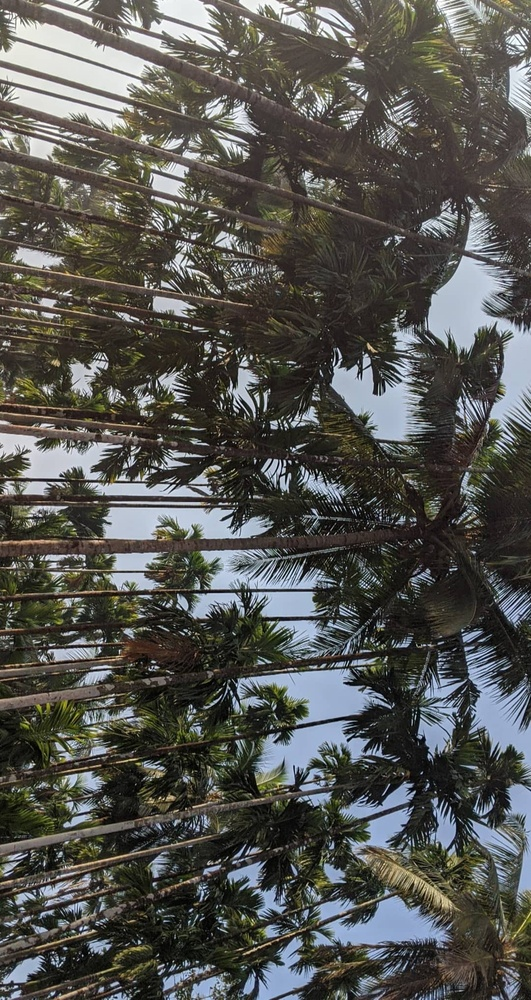
#> input picture test-data/Images/Authentic/IAVFD_Au_1.jpg, 531 x 1000 px, shrunk from 1080 x 2034 before the run
$ python -i noise_variance.py   (imports and definitions only)   (older library calls are emulated)
#> lines starting #> are read from the running program, lines starting #| are printed output that depends on the picture
import sys
import math
import numpy as np
import cv2

from PIL import Image
from scipy import signal
from sklearn.cluster import KMeans
from skimage.restoration import estimate_sigma

def estimate_noise(I):
    H, W = I.shape

    M = [[1, -2, 1], [-2, 4, -2], [1, -2, 1]]

    sigma = np.sum(np.sum(np.absolute(signal.convolve2d(I, M))))
    sigma = sigma * math.sqrt(0.5 * math.pi) / (6 * (W-2) * (H-2))

    return sigma

def estimate_noise_wavelet(I):
    """
    Estimate noise using wavelet-based method from skimage
    More accurate for natural images
    """
    return estimate_sigma(I, multichannel=False, average_sigmas=True)

def estimate_noise_pca(I):
    """
    PCA-based noise estimation
    Better for textured regions
    """
    # Convert to float
    I_float = I.astype(np.float32) / 255.0

    # Create patches
    patches = []
    step = 4
    for i in range(0, I.shape[0] - 7, step):
        for j in range(0, I.shape[1] - 7, step):
            patch = I_float[i:i+8, j:j+8]
            patches.append(patch.flatten())

    if len(patches) < 10:  # Not enough patches
        return 0

    patches = np.array(patches)

    # Compute covariance matrix
    cov = np.cov(patches, rowvar=False)

    # Get eigenvalues
    eigenvalues = np.linalg.eigvalsh(cov)

    # Noise variance is estimated as the smallest eigenvalue
    noise_var = max(0, np.min(eigenvalues))

    return np.sqrt(noise_var)

def detect(input, blockSize=32):
    # Load image and convert to grayscale
#> called with blockSize = 32
    try:
        im = Image.open(input)
#> im is the input picture: PIL image 531x1000 RGB; mean R, G, B 85.3, 85.3, 81.2
        # Convert to binary (1-bit) mode
        im_binary = im.convert('1')
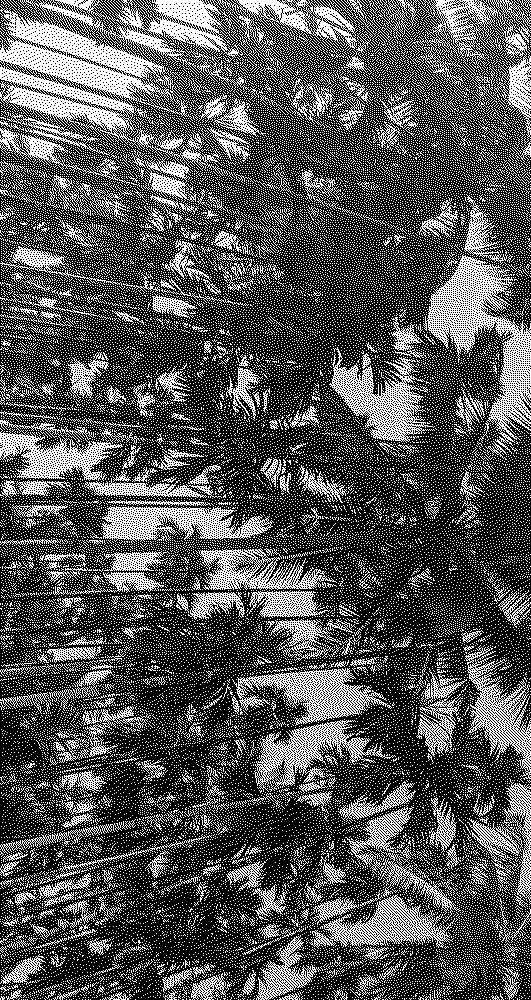
#> im_binary: PIL image 531x1000 1; 33% white in thin lines or dots
        # Also create a grayscale version for additional analysis
        im_gray = im.convert('L')
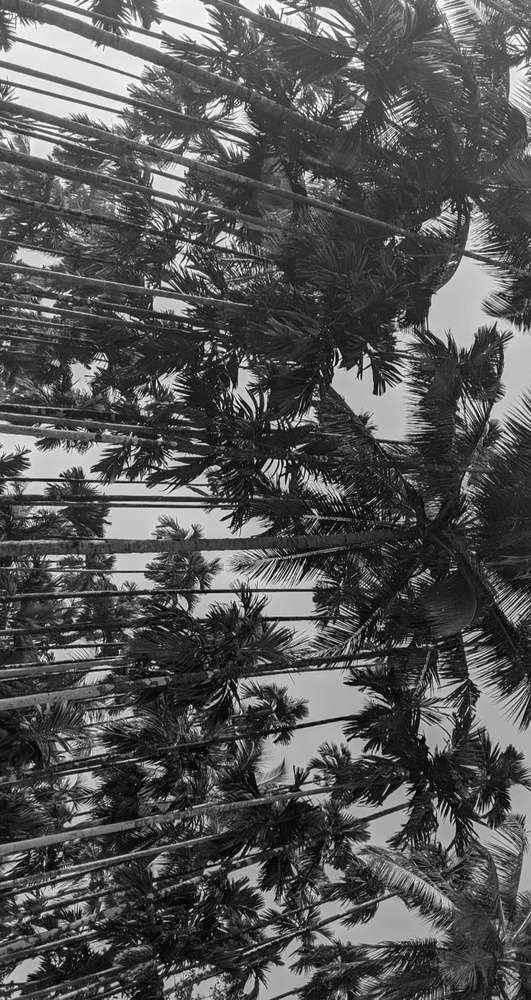
#> im_gray: PIL image 531x1000 L; min 0, max 255, mean 84.8

        # Convert to numpy arrays
        img_binary = np.array(im_binary)
        img_gray = np.array(im_gray)
    except Exception as e:
        print(f"Error loading image: {e}")
        return False

    blocks_binary = []
    blocks_gray = []

    imgwidth, imgheight = im.size
#> imgwidth = 531; imgheight = 1000

    # break up image into NxN blocks, N = blockSize
    for i in range(0, imgheight, blockSize):
        for j in range(0, imgwidth, blockSize):
            # Ensure we don't go out of bounds
            if i + blockSize <= imgheight and j + blockSize <= imgwidth:
                box = (j, i, j+blockSize, i+blockSize)
                # Binary blocks
                b_binary = im_binary.crop(box)
                a_binary = np.asarray(b_binary).astype(int)
                blocks_binary.append(a_binary)

                # Grayscale blocks
                b_gray = im_gray.crop(box)
                a_gray = np.asarray(b_gray).astype(int)
                blocks_gray.append(a_gray)
#> after the loop, blocks_binary = 496 items; blocks_gray = 496 items

    # Original method: Laplacian noise estimation on binary image
    variances_laplacian = []
    for block in blocks_binary:
        variances_laplacian.append([estimate_noise(block)])
#> this loop made 496 passes
#> sigma in estimate_noise on passes 1 to 3: 0.759, 0.742, 0.725
#> after the loop, variances_laplacian = 496 items, first 6: [0.759], [0.742], [0.725], [0.912], [0.761], [0.362]

    # Additional method 1: Wavelet-based noise estimation on grayscale
    variances_wavelet = []
    for block in blocks_gray:
        variances_wavelet.append([estimate_noise_wavelet(block)])
#> after the loop, variances_wavelet = 496 items, first 6: [5.22], [2.83], [5.32], [6.2], [6.43], [1.08]

    # Additional method 2: PCA-based noise estimation on grayscale
    variances_pca = []
    for block in blocks_gray:
        variances_pca.append([estimate_noise_pca(block)])
#> this loop made 496 passes
#> pass 1, in estimate_noise_pca, `I_float = I.astype(np.float32) / 255.0`:
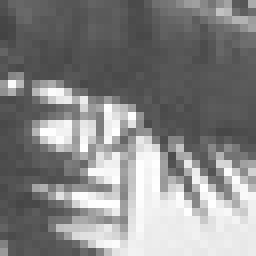
#> I_float: shape (32, 32) float32 (shown 8 times larger); min 0.263, max 1, mean 0.524
#> pass 1, in estimate_noise_pca, `patches = np.array(patches)`:
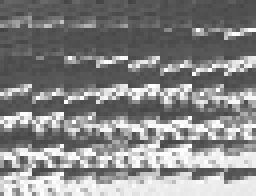
#> patches: shape (49, 64) float32 (shown 4 times larger); min 0.263, max 1, mean 0.528
#> pass 1, in estimate_noise_pca, `cov = np.cov(patches, rowvar=False)`:
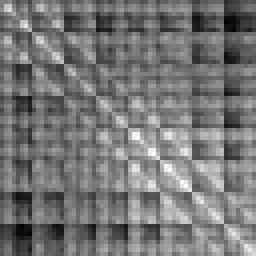
#> cov: shape (64, 64) float64 (shown 4 times larger); min 0.000347, max 0.0774, mean 0.0363; drawn with min black and max white
#> pass 2, in estimate_noise_pca (call 2), `I_float = I.astype(np.float32) / 255.0`:
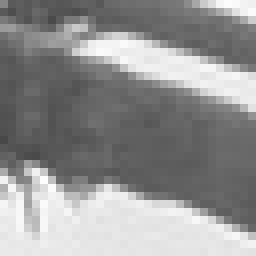
#> I_float: shape (32, 32) float32 (shown 8 times larger); min 0.282, max 0.992, mean 0.573
#> after the loop, variances_pca = 496 items, first 6: [0], [0], [0], [0], [0], [0]

    # Combine all features for better clustering
    combined_features = np.hstack((
        np.array(variances_laplacian),
        np.array(variances_wavelet),
        np.array(variances_pca)
    ))
#> combined_features = 496 rows, first 8: [0.759, 5.22, 0], [0.742, 2.83, 0], [0.725, 5.32, 0], [0.912, 6.2, 0], [0.761, 6.43, 0], [0.362, 1.08, 0], [0.602, 4.69, 0], [0.789, 6.09, 0]

    # Apply K-means clustering with combined features
    kmeans = KMeans(n_clusters=2, random_state=0).fit(combined_features)
    centers = kmeans.cluster_centers_
#> centers = [[0.633, 5.28, 0], [0.638, 11.2, 0]]

    # Calculate distances between cluster centers for each method
    dist_laplacian = abs(centers[0][0] - centers[1][0])
#> dist_laplacian = 0.00554
    dist_wavelet = abs(centers[0][1] - centers[1][1])
#> dist_wavelet = 5.92
    dist_pca = abs(centers[0][2] - centers[1][2])
#> dist_pca = 0

    # Weighted decision based on all methods
    threshold_laplacian = 0.4
    threshold_wavelet = 0.1
    threshold_pca = 0.05

    # Count how many methods indicate forgery
    forgery_count = 0
    if dist_laplacian > threshold_laplacian:
        forgery_count += 1
    if dist_wavelet > threshold_wavelet:
        forgery_count += 1
    if dist_pca > threshold_pca:
        forgery_count += 1

    # If at least 2 methods indicate forgery, consider it forged
    return forgery_count >= 2

>>> result = detect('../../test-data/Images/Authentic/IAVFD_Au_1.jpg')

$ run again, on test-data/Images/Authentic/IAVFD_Au_10.jpg
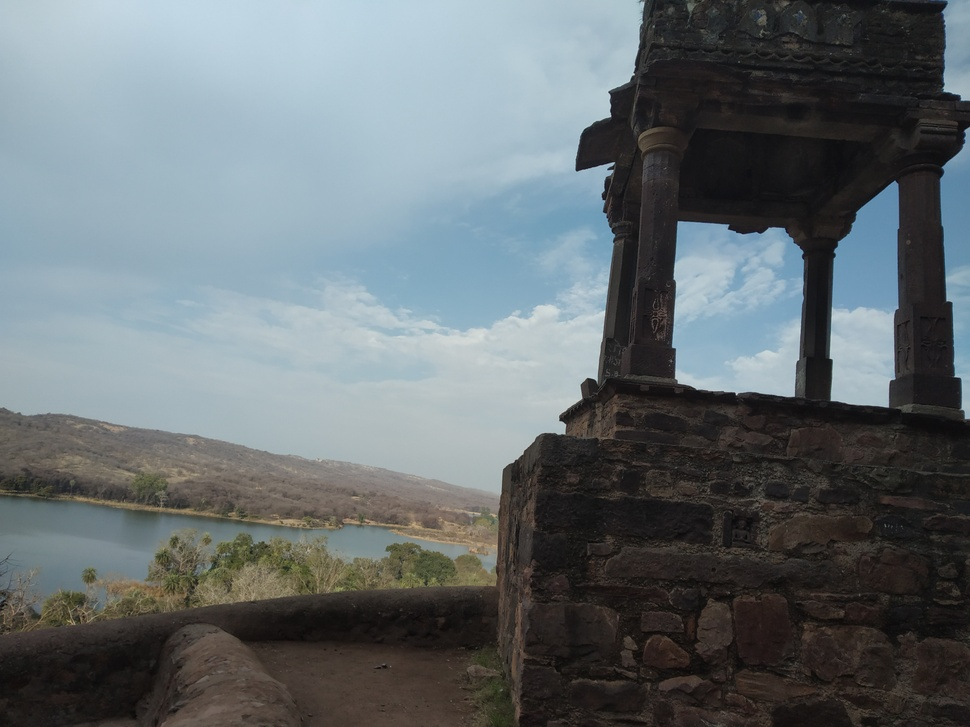
#> input picture test-data/Images/Authentic/IAVFD_Au_10.jpg, 970 x 727 px, shrunk from 4000 x 3000 before the run
#> in detect, im is the input picture: PIL image 970x727 RGB; mean R, G, B 101.9, 109.9, 113.2
#> in detect, `im_binary = im.convert('1')`:
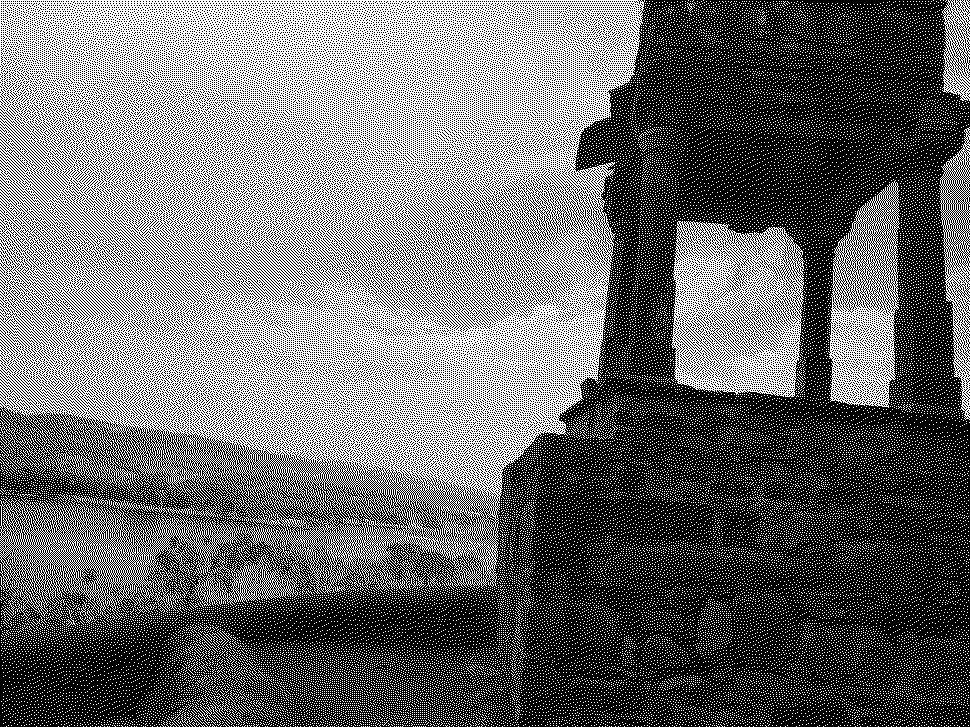
#> im_binary: PIL image 970x727 1; 42.1% white in thin lines or dots
#> after the loop in detect, `for i in range(0, imgheight, blockSize):`: blocks_binary = 660 items
#> the loop in detect, `for block in blocks_binary:` made 660 passes
#> sigma in estimate_noise on passes 1 to 3: 0.67, 0.618, 0.558
#> after the loop in detect, `for block in blocks_binary:`: variances_laplacian = 660 items, first 6: [0.67], [0.618], [0.558], [0.538], [0.547], [0.536]
#> after the loop in detect, `for block in blocks_gray:`: variances_wavelet = 660 items, first 6: [0.185], [0.204], [0.185], [0.204], [0.185], [0.16]
#> the loop in detect, `for block in blocks_gray:` made 660 passes
#> pass 2, in estimate_noise_pca (call 2), `I_float = I.astype(np.float32) / 255.0`:
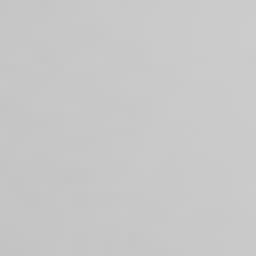
#> I_float: shape (32, 32) float32 (shown 8 times larger); min 0.765, max 0.8, mean 0.783
#> after the loop in detect, `for block in blocks_gray:`: variances_pca = 660 items, first 6: [0], [0], [0], [0], [0], [0]
#> combined_features = 660 rows, first 8: [0.67, 0.185, 0], [0.618, 0.204, 0], [0.558, 0.185, 0], [0.538, 0.204, 0], [0.547, 0.185, 0], [0.536, 0.16, 0], [0.506, 0.16, 0], [0.547, 0.16, 0]
#> centers = [[0.7, 0.595, 0], [0.605, 3.18, 0]]
#> dist_laplacian = 0.0947
#> dist_wavelet = 2.58
#> dist_pca = 0
